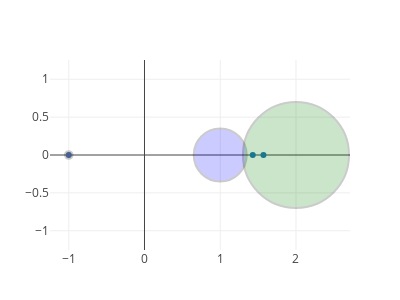

This figure's notebook cell:
### Code cell
p = gershgorin_plot(.3*D + 0.7*A)
display(p)
if output
    PlotlyJS.savefig(p,"fig_la8_b.pdf")
end

### Figure 1 — Plotly figure (JSON) as saved in the notebook; plotly's stock layout.template omitted (floating-point values rounded to 4 significant figures)
{"data": [{"mode": "markers", "type": "scatter", "x": [-1, 1.429, 1.571], "y": [0, 0, 0]}], "layout": {"height": 300, "margin": {"b": 50, "l": 50, "r": 50, "t": 60}, "shapes": [{"fillcolor": "blue", "opacity": 0.2, "type": "circle", "x0": 0.65, "x1": 1.35, "xref": "x", "y0": -0.35, "y1": 0.35, "yref": "y"}, {"fillcolor": "green", "opacity": 0.2, "type": "circle", "x0": 1.3, "x1": 2.7, "xref": "x", "y0": -0.7, "y1": 0.7, "yref": "y"}, {"fillcolor": "red", "opacity": 0.2, "type": "circle", "x0": -1.05, "x1": -0.95, "xref": "x", "y0": -0.05, "y1": 0.05, "yref": "y"}], "width": 400, "yaxis": {"scaleanchor": "x"}}}
